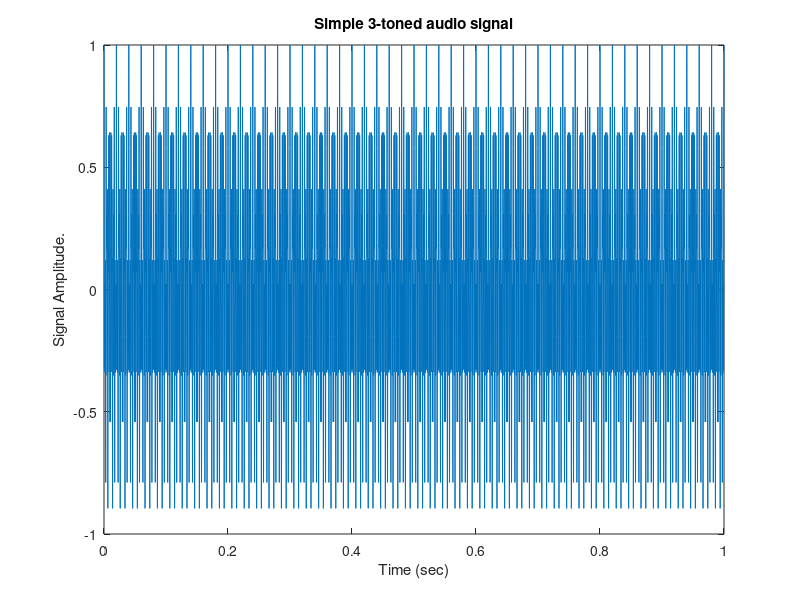

Source code (MATLAB):
% script1.m
% Demonstrate generation of synthetic tones

Fs = 16000; Ts = 1/Fs;         % Sampling freq, sampling period
time = 0:Ts:1;               % Define when sampling occurs (0.1 seconds)
Freqs = [250 550 900];         % Frequencies of desired signals

% Initialize matrix of zeros to populate signal values
Xs = zeros(length(Freqs), length(time));

% Signal generation
for i = 1:length(Freqs)
    Xs(i,:) = cos(2*pi*Freqs(i)*time);
end

% Sum all tones. x is a single row vector that adds the values of each
% column in Xs
x = sum(Xs);                   % Final sum of tones. Single row vect
x = x ./ max(abs(x));          % Normalize x

figure; plot(time, x); axis([0 time(end) -1 1]); 
xlabel('Time (sec)'); ylabel('Signal Amplitude.');
title("Simple 3-toned audio signal")